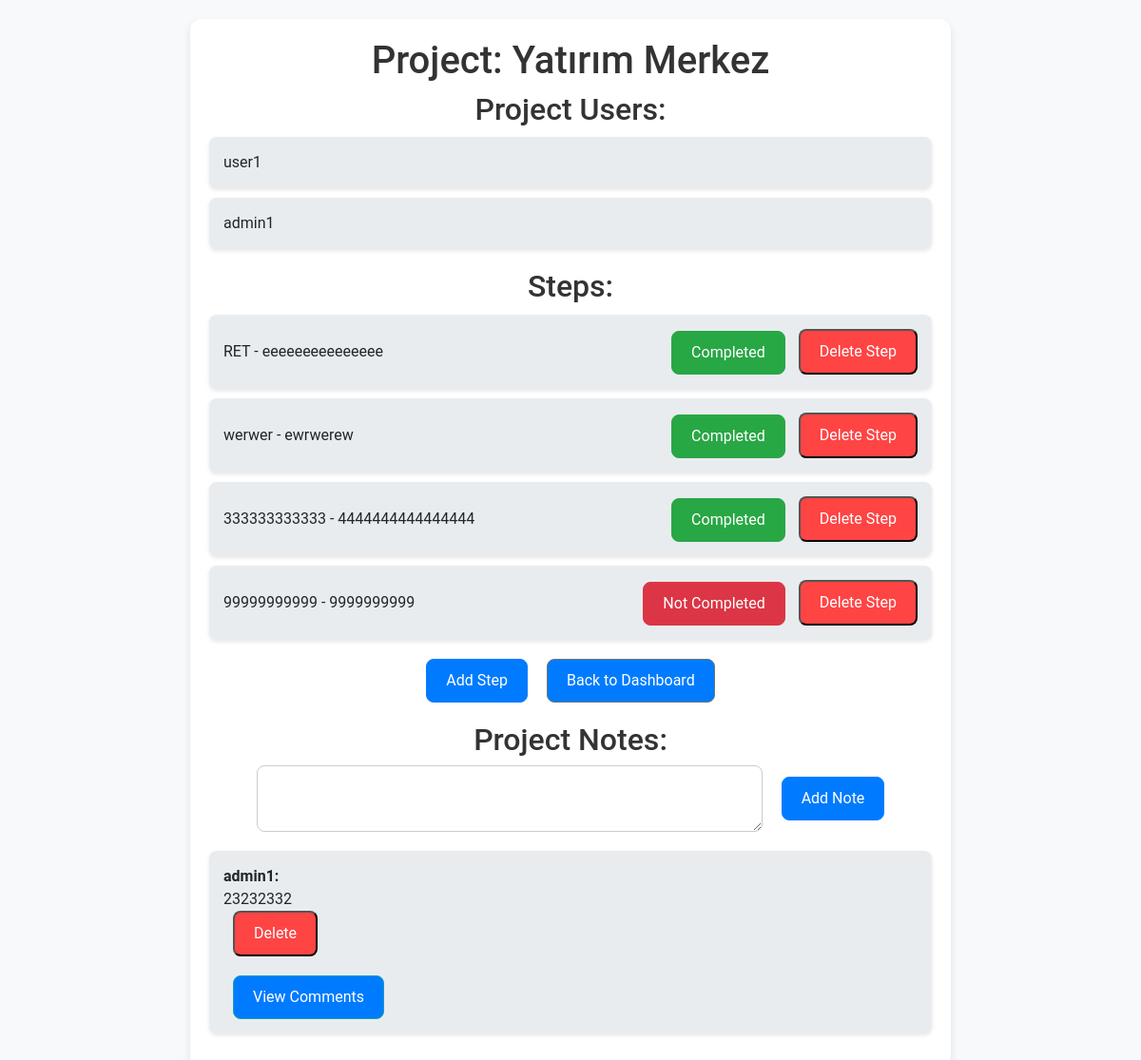
/project_details/1 (signed in), run on an earlier commit of the app's database.
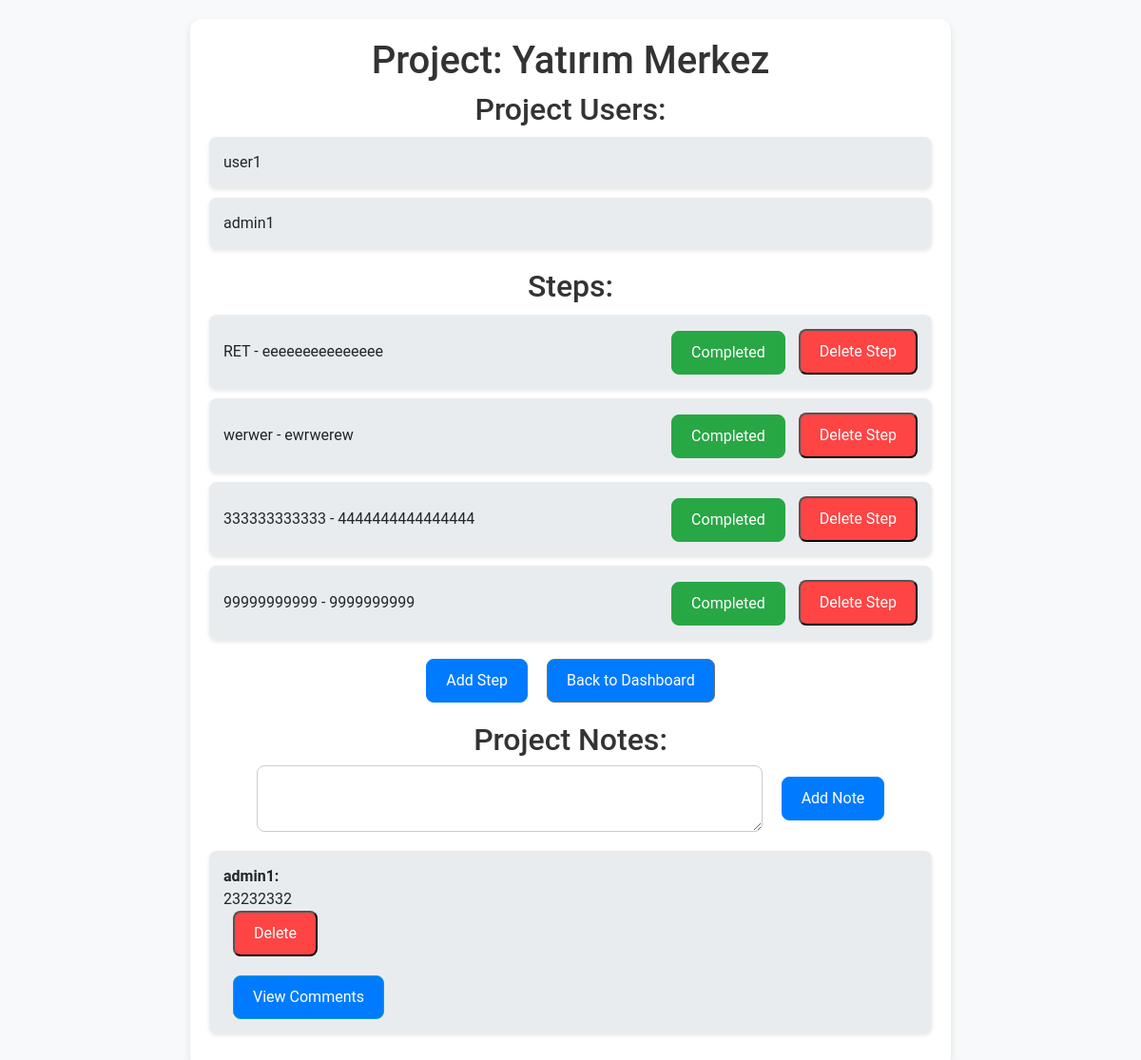
And on a later commit of the database.
### app.py (models this page shows)
class Step(db.Model):
    id = db.Column(db.Integer, primary_key=True)
    name = db.Column(db.String(150), nullable=False)
    note = db.Column(db.Text, nullable=True)
    completed = db.Column(db.Boolean, default=False, nullable=False)
    project_id = db.Column(db.Integer, db.ForeignKey('project.id'), nullable=False)

### app.py (the view)
@app.route('/project_details/<int:project_id>', methods=['GET', 'POST'])
@login_required
def project_details(project_id):
    project = Project.query.get_or_404(project_id)
    if request.method == 'POST' and current_user.role == 'admin':
        content = request.form.get('note')
        new_note = ProjectNote(content=content, project_id=project.id, user_id=current_user.id)
        db.session.add(new_note)
        db.session.commit()
        return redirect(url_for('project_details', project_id=project_id))
    return render_template('project_details.html', project=project)

### app.py (called while the page is built)
@login_manager.user_loader
def load_user(user_id):
    return db.session.get(User, int(user_id))

### templates/project_details.html (shortened to what this page needs)
<!DOCTYPE html>
<html lang="en">
<head>
    <link rel="stylesheet" href="https://stackpath.bootstrapcdn.com/bootstrap/4.5.2/css/bootstrap.min.css">
</head>
<body>
    <div class="container">
        <h1>Project: {{ project.name }}</h1>
        <div class="project-users">
            <h2>Project Users:</h2>
            <ul>
                {% for user in project.users %}
                <li>{{ user.username }}</li>
                {% endfor %}
            </ul>
        </div>
        <h2>Steps:</h2>
        <ul id="steps-list">
            {% for step in project.steps %}
            <li id="step-{{ step.id }}">
                {{ step.name }} - {% if step.note %}{{ step.note }}{% else %}No Notes{% endif %}
                <div>
                    <button class="btn {% if step.completed %}btn-success{% else %}btn-danger{% endif %}" onclick="toggleCompletion({{ project.id }}, {{ step.id }})">
                        {% if step.completed %}Completed{% else %}Not Completed{% endif %}
                    </button>
                    <form action="{{ url_for('delete_step', project_id=project.id, step_id=step.id) }}" method="post" onsubmit="return confirm('Are you sure you want to delete this step?');" style="display: inline;">
                        <button type="submit" class="btn-delete">Delete Step</button>
                    </form>
                </div>
            </li>
            {% endfor %}
        </ul>
        <div class="action-buttons">
            <a href="{{ url_for('add_step', project_id=project.id) }}" class="btn btn-primary">Add Step</a>
            <a href="{{ url_for('dashboard') }}" class="btn btn-secondary">Back to Dashboard</a>
        </div>
        <div class="project-notes">
            <h2>Project Notes:</h2>
            {% if current_user.role == 'admin' %}
            <form action="{{ url_for('project_details', project_id=project.id) }}" method="POST">
                <textarea name="note" rows="2" required></textarea>
                <button type="submit" class="btn btn-primary">Add Note</button>
            </form>
            {% endif %}
            <ul>
                {% for note in project.notes %}
                <li>
                    <strong>{{ note.user.username }}:</strong> {{ note.content }}
                    {% if current_user.role == 'admin' %}
                    <form action="{{ url_for('delete_note', note_id=note.id) }}" method="POST" style="display: inline;">
                        <button type="submit" class="btn-delete">Delete</button>
                    </form>
                    {% endif %}
                    <button onclick="toggleComments({{ note.id }})" class="btn btn-info">View Comments</button>
                </li>
                {% endfor %}
            </ul>
        </div>
    </div>
</body>
</html>

What changed in the data, as far as the page shows it:
changed Step (number 4 of 4 on the later page): completed "Not Completed" → "Completed"
